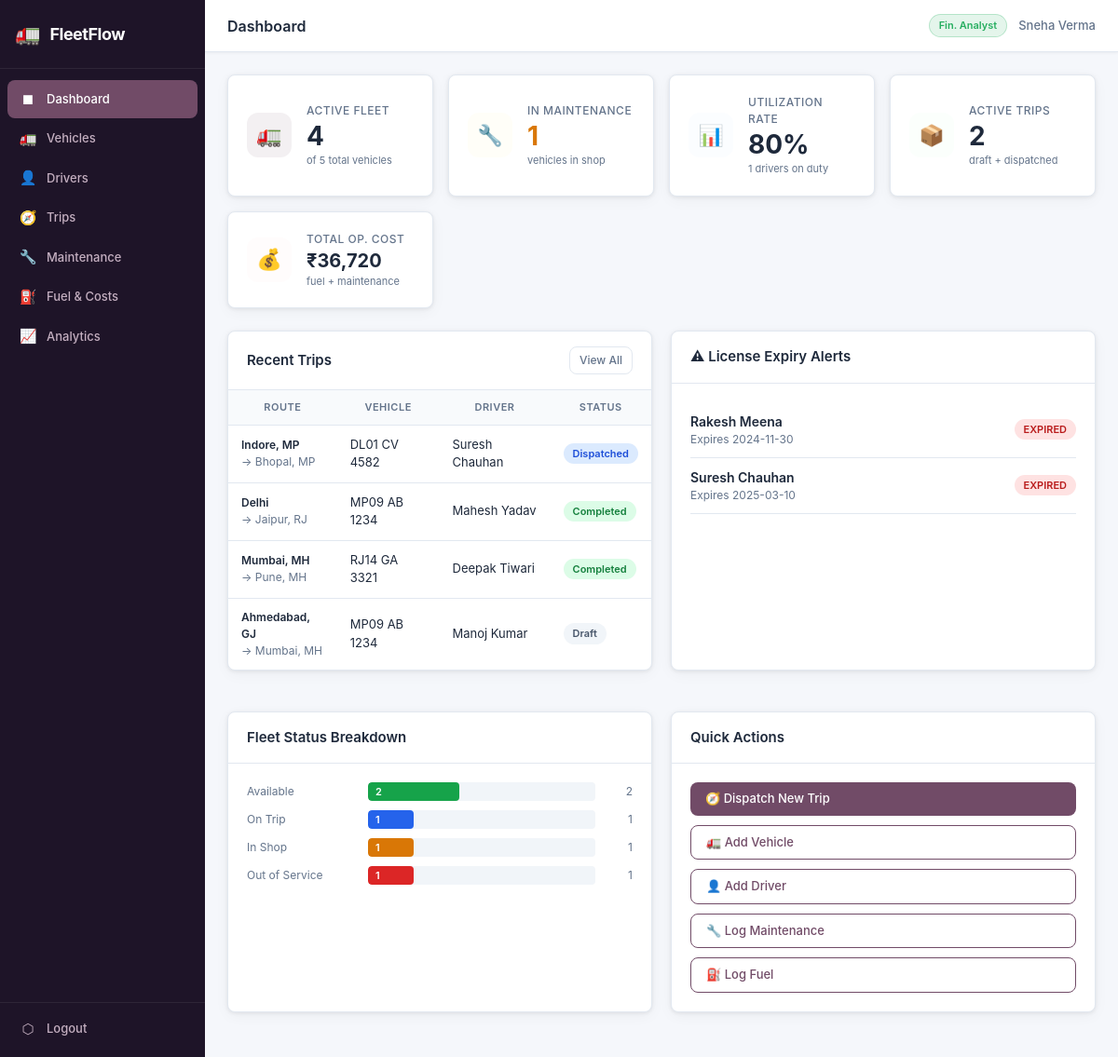
Page /dashboard.php (signed in) on the committed database.
### tables this page shows
CREATE TABLE IF NOT EXISTS trips (
    id INT AUTO_INCREMENT PRIMARY KEY,
    vehicle_id INT NOT NULL,
    driver_id INT NOT NULL,
    origin VARCHAR(150) NOT NULL,
    destination VARCHAR(150) NOT NULL,
    cargo_description VARCHAR(255),
    cargo_weight DECIMAL(8,2) NOT NULL COMMENT 'in kg',
    status ENUM('Draft','Dispatched','Completed','Cancelled') NOT NULL DEFAULT 'Draft',
    scheduled_date DATE NOT NULL,
    completed_date DATE,
    distance_km INT COMMENT 'filled on completion',
    notes TEXT,
    created_at TIMESTAMP DEFAULT CURRENT_TIMESTAMP,
    FOREIGN KEY (vehicle_id) REFERENCES vehicles(id) ON UPDATE CASCADE,
    FOREIGN KEY (driver_id) REFERENCES drivers(id) ON UPDATE CASCADE,
    INDEX idx_status (status),
    INDEX idx_date (scheduled_date)
);

CREATE TABLE IF NOT EXISTS vehicles (
    id INT AUTO_INCREMENT PRIMARY KEY,
    model VARCHAR(100) NOT NULL,
    license_plate VARCHAR(20) NOT NULL UNIQUE,
    max_capacity DECIMAL(8,2) NOT NULL COMMENT 'in kg',
    odometer INT NOT NULL DEFAULT 0 COMMENT 'in km',
    status ENUM('Available','On Trip','In Shop','Out of Service') NOT NULL DEFAULT 'Available',
    year YEAR,
    created_at TIMESTAMP DEFAULT CURRENT_TIMESTAMP,
    INDEX idx_status (status),
    INDEX idx_license (license_plate)
);

CREATE TABLE IF NOT EXISTS drivers (
    id INT AUTO_INCREMENT PRIMARY KEY,
    name VARCHAR(100) NOT NULL,
    license_number VARCHAR(50) NOT NULL UNIQUE,
    license_expiry DATE NOT NULL,
    safety_score TINYINT NOT NULL DEFAULT 100 COMMENT '0-100',
    status ENUM('Available','On Duty','Suspended') NOT NULL DEFAULT 'Available',
    phone VARCHAR(20),
    created_at TIMESTAMP DEFAULT CURRENT_TIMESTAMP,
    INDEX idx_status (status),
    INDEX idx_expiry (license_expiry)
);

### config/auth.php (called while the page is built, shortened)
<?php
function currentUser(): array {
    return $_SESSION['user'] ?? [];
}
function e(mixed $v): string {
    return htmlspecialchars((string)$v, ENT_QUOTES | ENT_SUBSTITUTE, 'UTF-8');
}

### dashboard.php (the view, shortened to what this page needs)
<?php
require_once __DIR__ . '/config/auth.php';
$pageTitle = 'Dashboard';
$pdo = db();
$activeFleet    = $pdo->query("SELECT COUNT(*) FROM vehicles WHERE status NOT IN ('Out of Service')")->fetchColumn();
$totalFleet     = $pdo->query("SELECT COUNT(*) FROM vehicles")->fetchColumn();
$maintenanceAlert = $pdo->query("SELECT COUNT(*) FROM vehicles WHERE status = 'In Shop'")->fetchColumn();
$pendingCargo   = $pdo->query("SELECT COUNT(*) FROM trips WHERE status IN ('Draft','Dispatched')")->fetchColumn();
$activeDrivers  = $pdo->query("SELECT COUNT(*) FROM drivers WHERE status = 'On Duty'")->fetchColumn();
$utilRate       = $totalFleet > 0 ? round(($activeFleet / $totalFleet) * 100) : 0;
$expiring = $pdo->query(
    "SELECT name, license_expiry, DATEDIFF(license_expiry, CURDATE()) AS days_left
     FROM drivers WHERE DATEDIFF(license_expiry, CURDATE()) <= 60
     ORDER BY days_left ASC LIMIT 5"
)->fetchAll();
$recentTrips = $pdo->query(
    "SELECT t.*, v.license_plate, d.name as driver_name
     FROM trips t
     JOIN vehicles v ON t.vehicle_id = v.id
     JOIN drivers d ON t.driver_id = d.id
     ORDER BY t.created_at DESC LIMIT 6"
)->fetchAll();
$opCost = $pdo->query(
    "SELECT (SELECT COALESCE(SUM(total_cost),0) FROM fuel_expenses) +
            (SELECT COALESCE(SUM(cost),0) FROM maintenance_logs) AS total"
)->fetchColumn();
$vStatusRows = $pdo->query(
    "SELECT status, COUNT(*) as cnt FROM vehicles GROUP BY status"
)->fetchAll(PDO::FETCH_KEY_PAIR);
include __DIR__ . '/includes/header.php';
?>
<div class="kpi-grid">
    <div class="kpi-card">
        <div class="kpi-icon" style="background:#714B6715;">🚛</div>
        <div>
            <div class="kpi-label">Active Fleet</div>
            <div class="kpi-value"><?= $activeFleet ?></div>
            <div class="kpi-sub">of <?= $totalFleet ?> total vehicles</div>
        </div>
    </div>
    <div class="kpi-card">
        <div class="kpi-icon" style="background:#fef3c720;">🔧</div>
        <div>
            <div class="kpi-label">In Maintenance</div>
            <div class="kpi-value" style="color:<?= $maintenanceAlert > 0 ? 'var(--warning)' : 'var(--text)' ?>"><?= $maintenanceAlert ?></div>
            <div class="kpi-sub">vehicles in shop</div>
        </div>
    </div>
    <div class="kpi-card">
        <div class="kpi-icon" style="background:#dbeafe20;">📊</div>
        <div>
            <div class="kpi-label">Utilization Rate</div>
            <div class="kpi-value"><?= $utilRate ?>%</div>
            <div class="kpi-sub"><?= $activeDrivers ?> drivers on duty</div>
        </div>
    </div>
    <div class="kpi-card">
        <div class="kpi-icon" style="background:#dcfce720;">📦</div>
        <div>
            <div class="kpi-label">Active Trips</div>
            <div class="kpi-value"><?= $pendingCargo ?></div>
            <div class="kpi-sub">draft + dispatched</div>
        </div>
    </div>
    <div class="kpi-card">
        <div class="kpi-icon" style="background:#fee2e220;">💰</div>
        <div>
            <div class="kpi-label">Total Op. Cost</div>
            <div class="kpi-value" style="font-size:20px;">₹<?= number_format($opCost, 0) ?></div>
            <div class="kpi-sub">fuel + maintenance</div>
        </div>
    </div>
</div>
<div class="dash-grid">
    <div class="card">
        <div class="card-header">
            <span class="card-title">Recent Trips</span>
            <a href="/fleetflow/modules/trips.php" class="btn btn-sm btn-ghost">View All</a>
        </div>
        <div class="table-responsive">
            <table>
                <thead>
                    <tr><th>Route</th><th>Vehicle</th><th>Driver</th><th>Status</th></tr>
                </thead>
                <tbody>
                <?php foreach ($recentTrips as $t): ?>
                    <?php
                    $statusPill = match($t['status']) {
                        'Dispatched' => 'pill-blue',
                        'Completed'  => 'pill-green',
                        'Cancelled'  => 'pill-red',
                        default      => 'pill-gray',
                    };
                    ?>
                    <tr>
                        <td>
                            <div class="fw-600" style="font-size:12px;"><?= e($t['origin']) ?></div>
                            <div class="text-sm">→ <?= e($t['destination']) ?></div>
                        </td>
                        <td><?= e($t['license_plate']) ?></td>
                        <td><?= e($t['driver_name']) ?></td>
                        <td><span class="pill <?= $statusPill ?>"><?= $t['status'] ?></span></td>
                    </tr>
                <?php endforeach; ?>
                </tbody>
            </table>
        </div>
    </div>
    <div class="card">
        <div class="card-header">
            <span class="card-title">⚠ License Expiry Alerts</span>
        </div>
        <div class="card-body">
            <?php if (empty($expiring)): ?>
            <div class="empty-state"><div class="empty-state-icon">✅</div><h3>All licenses valid</h3></div>
            <?php else: ?>
            <?php foreach ($expiring as $d): ?>
            <div style="display:flex;justify-content:space-between;align-items:center;padding:10px 0;border-bottom:1px solid var(--border);">
                <div>
                    <div class="fw-600"><?= e($d['name']) ?></div>
                    <div class="text-sm">Expires <?= e($d['license_expiry']) ?></div>
                </div>
                <?php if ($d['days_left'] < 0): ?>
                    <span class="pill pill-red">EXPIRED</span>
                <?php elseif ($d['days_left'] <= 30): ?>
                    <span class="pill pill-orange"><?= $d['days_left'] ?>d left</span>
                <?php else: ?>
                    <span class="pill pill-yellow"><?= $d['days_left'] ?>d left</span>
                <?php endif; ?>
            </div>
            <?php endforeach; ?>
            <?php endif; ?>
        </div>
    </div>
    <div class="card">
        <div class="card-header"><span class="card-title">Fleet Status Breakdown</span></div>
        <div class="card-body">
            <?php
            $statuses = ['Available' => 'pill-green', 'On Trip' => 'pill-blue', 'In Shop' => 'pill-yellow', 'Out of Service' => 'pill-red'];
            foreach ($statuses as $s => $cls):
                $cnt = $vStatusRows[$s] ?? 0;
                $pct = $totalFleet > 0 ? round(($cnt / $totalFleet) * 100) : 0;
            ?>
            <div class="chart-bar-row">
                <span class="chart-bar-label"><?= $s ?></span>
                <div class="chart-bar-track">
                    <div class="chart-bar-fill" style="width:<?= max($pct,3) ?>%;background:<?= ['Available'=>'#16a34a','On Trip'=>'#2563eb','In Shop'=>'#d97706','Out of Service'=>'#dc2626'][$s] ?>">
                        <?php if ($pct > 10): ?><span class="chart-bar-val"><?= $cnt ?></span><?php endif; ?>
                    </div>
                </div>
                <span style="font-size:12px;color:var(--text-sm);width:30px;text-align:right;"><?= $cnt ?></span>
            </div>
            <?php endforeach; ?>
        </div>
    </div>
    <div class="card">
        <div class="card-header"><span class="card-title">Quick Actions</span></div>
        <div class="card-body" style="display:grid;gap:10px;">
            <a href="/fleetflow/modules/trips.php?action=new" class="btn btn-primary">🧭 Dispatch New Trip</a>
            <a href="/fleetflow/modules/vehicles.php?action=new" class="btn btn-outline">🚛 Add Vehicle</a>
            <a href="/fleetflow/modules/drivers.php?action=new" class="btn btn-outline">👤 Add Driver</a>
            <a href="/fleetflow/modules/maintenance.php?action=new" class="btn btn-outline">🔧 Log Maintenance</a>
            <a href="/fleetflow/modules/fuel.php?action=new" class="btn btn-outline">⛽ Log Fuel</a>
        </div>
    </div>
</div>
<?php include __DIR__ . '/includes/footer.php'; ?>

### includes/header.php (shortened to what this page needs)
<?php
$user = currentUser();
$roleBadge = [
    'fleet_manager'    => ['Fleet Manager', '#714B67'],
    'dispatcher'       => ['Dispatcher',    '#2E75B6'],
    'safety_officer'   => ['Safety Officer','#E67E22'],
    'financial_analyst'=> ['Fin. Analyst',  '#27AE60'],
];
$rb = $roleBadge[$user['role']] ?? ['User', '#888'];
$navItems = [
    ['href' => '/fleetflow/dashboard.php',           'icon' => '◼', 'label' => 'Dashboard'],
    ['href' => '/fleetflow/modules/vehicles.php',    'icon' => '🚛', 'label' => 'Vehicles'],
    ['href' => '/fleetflow/modules/drivers.php',     'icon' => '👤', 'label' => 'Drivers'],
    ['href' => '/fleetflow/modules/trips.php',       'icon' => '🧭', 'label' => 'Trips'],
    ['href' => '/fleetflow/modules/maintenance.php', 'icon' => '🔧', 'label' => 'Maintenance'],
    ['href' => '/fleetflow/modules/fuel.php',        'icon' => '⛽', 'label' => 'Fuel & Costs'],
    ['href' => '/fleetflow/modules/analytics.php',   'icon' => '📈', 'label' => 'Analytics'],
];
$currentPath = parse_url($_SERVER['REQUEST_URI'], PHP_URL_PATH);
?>
<!DOCTYPE html>
<html lang="en">
<head>
    <link rel="stylesheet" href="/fleetflow/assets/css/app.css">
</head>
<body>
<aside class="sidebar">
    <div class="sidebar-brand">
        <span class="brand-icon">🚛</span>
        <span class="brand-name">FleetFlow</span>
    </div>
    <nav class="sidebar-nav">
        <?php foreach ($navItems as $item): ?>
        <a href="<?= $item['href'] ?>" class="nav-link <?= str_contains($currentPath, basename($item['href'], '.php')) ? 'active' : '' ?>">
            <span class="nav-icon"><?= $item['icon'] ?></span>
            <span><?= $item['label'] ?></span>
        </a>
        <?php endforeach; ?>
    </nav>
    <div class="sidebar-footer">
        <a href="/fleetflow/logout.php" class="nav-link nav-logout">
            <span class="nav-icon">⬡</span>
            <span>Logout</span>
        </a>
    </div>
</aside>
<div class="main-wrapper">
    <header class="topbar">
        <div class="topbar-left">
            <h1 class="page-title"><?= e($pageTitle ?? 'Dashboard') ?></h1>
        </div>
        <div class="topbar-right">
            <span class="role-badge" style="background:<?= $rb[1] ?>20;color:<?= $rb[1] ?>;border:1px solid <?= $rb[1] ?>40">
                <?= $rb[0] ?>
            </span>
            <span class="user-name"><?= e($user['name']) ?></span>
        </div>
    </header>
    <main class="main-content">

### includes/footer.php (shortened to what this page needs)
    </main>
</div>
</body>
</html>

### rows in the picture
trips: origin "Indore, MP", destination "Bhopal, MP", vehicle.license_plate "DL01 CV 4582", driver.name "Suresh Chauhan", status "Dispatched"
trips: origin "Delhi", destination "Jaipur, RJ", vehicle.license_plate "MP09 AB 1234", driver.name "Mahesh Yadav", status "Completed"
trips: origin "Mumbai, MH", destination "Pune, MH", vehicle.license_plate "RJ14 GA 3321", driver.name "Deepak Tiwari", status "Completed"
trips: origin "Ahmedabad, GJ", destination "Mumbai, MH", vehicle.license_plate "MP09 AB 1234", driver.name "Manoj Kumar", status "Draft"
drivers: name "Rakesh Meena", license_expiry "2024-11-30"
drivers: name "Suresh Chauhan", license_expiry "2025-03-10"

### other values in the picture
$item['icon'] "◼"
$item['label'] "Dashboard"
$item['icon'] "🚛"
$item['label'] "Vehicles"
$item['icon'] "👤"
$item['label'] "Drivers"
$item['icon'] "🧭"
$item['label'] "Trips"
$item['icon'] "🔧"
$item['label'] "Maintenance"
$item['icon'] "⛽"
$item['label'] "Fuel & Costs"
$item['icon'] "📈"
$item['label'] "Analytics"
$pageTitle "Dashboard"
